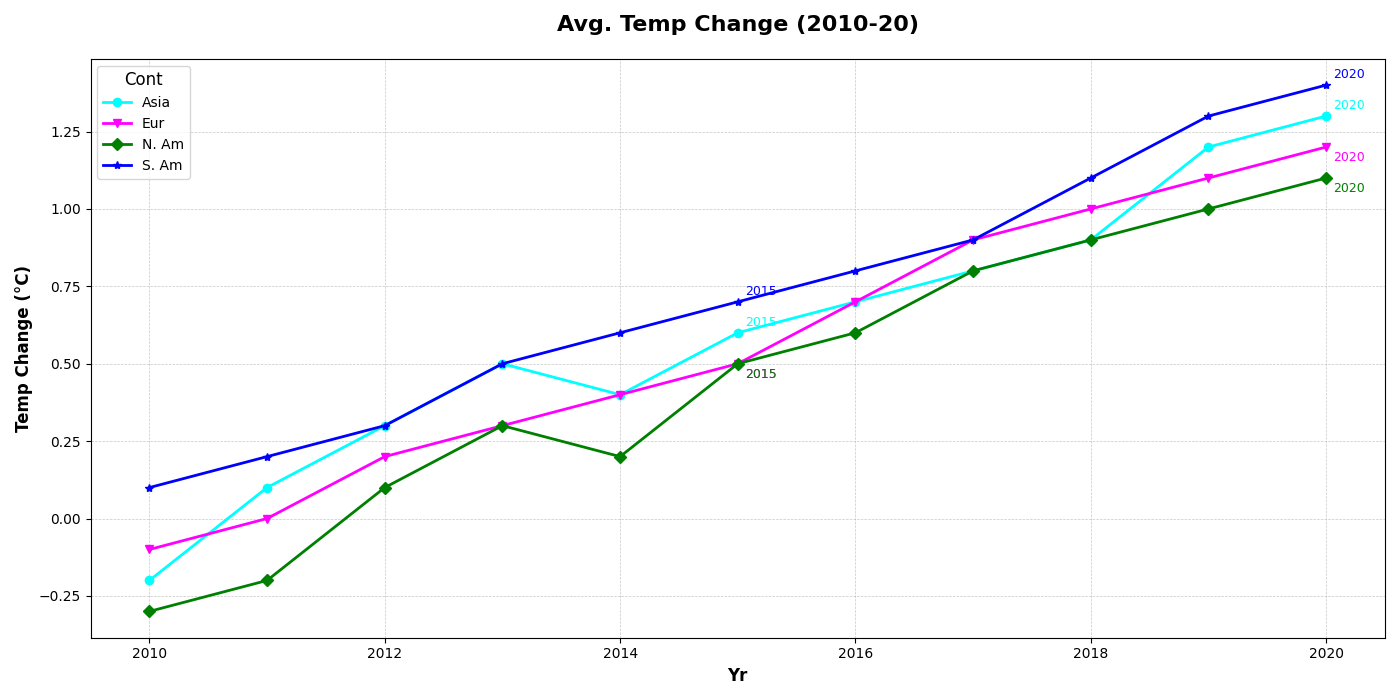

Recreate this plot in Python.
import matplotlib.pyplot as plt
import numpy as np

# Data
years = np.arange(2010, 2021)
asia_temp = [-0.2, 0.1, 0.3, 0.5, 0.4, 0.6, 0.7, 0.8, 0.9, 1.2, 1.3]
europe_temp = [-0.1, 0.0, 0.2, 0.3, 0.4, 0.5, 0.7, 0.9, 1.0, 1.1, 1.2]
north_america_temp = [-0.3, -0.2, 0.1, 0.3, 0.2, 0.5, 0.6, 0.8, 0.9, 1.0, 1.1]
south_america_temp = [0.1, 0.2, 0.3, 0.5, 0.6, 0.7, 0.8, 0.9, 1.1, 1.3, 1.4]

# Plot
fig, ax = plt.subplots(figsize=(14, 7))
ax.plot(years, asia_temp, marker='o', label='Asia', linewidth=2, color='cyan')
ax.plot(years, europe_temp, marker='v', label='Eur', linewidth=2, color='magenta')
ax.plot(years, north_america_temp, marker='D', label='N. Am', linewidth=2, color='green')
ax.plot(years, south_america_temp, marker='*', label='S. Am', linewidth=2, color='blue')

highlight_years = {'2015': [asia_temp[5], europe_temp[5], 
                            north_america_temp[5], south_america_temp[5]],
                   '2020': [asia_temp[10], europe_temp[10], 
                            north_america_temp[10], south_america_temp[10]]}

for year, temps in highlight_years.items():
    ax.annotate(year, xy=(int(year), temps[0]), xytext=(5, 5), textcoords='offset points', fontsize=9, color='cyan')
    ax.annotate(year, xy=(int(year), temps[1]), xytext=(5, -10), textcoords='offset points', fontsize=9, color='magenta')
    ax.annotate(year, xy=(int(year), temps[2]), xytext=(5, -10), textcoords='offset points', fontsize=9, color='green')
    ax.annotate(year, xy=(int(year), temps[3]), xytext=(5, 5), textcoords='offset points', fontsize=9, color='blue')

# Customization
ax.set_title("Avg. Temp Change (2010-20)", fontsize=16, fontweight='bold', pad=20)
ax.set_xlabel("Yr", fontsize=12, weight='bold')
ax.set_ylabel("Temp Change (°C)", fontsize=12, weight='bold')
ax.legend(loc='upper left', fontsize=10, title='Cont', title_fontsize=12)
ax.grid(True, which='both', linestyle='--', linewidth=0.5, alpha=0.7)
plt.tight_layout()
plt.show()
